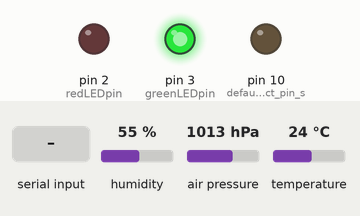
A sketch run on a simulated Arduino Uno, built with avr-gcc and run on an emulated ATmega328P. On the bench: output pins drawn as LEDs (lit = HIGH). The test bench sets the inputs (shaded band); at power-on: humidity 55 %, air pressure 1013 hPa, temperature 24 °C. The local clock reads 2024-03-15 10:24:30 at power-on unless the sketch sets it; storage starts empty; what the sketch prints to the serial monitor is not drawn.

Above: at 3.9 s.
4.0 s: "1" received over the second serial link
At 5.7 s:
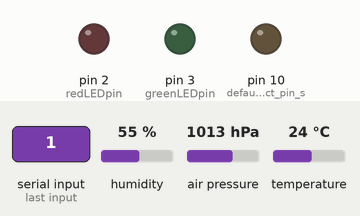
6.1 s: "0" received over the second serial link
At 8.1 s:
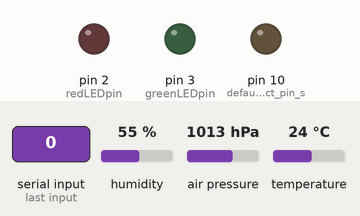
9.1 s: "2" received over the second serial link
At 12.7 s:
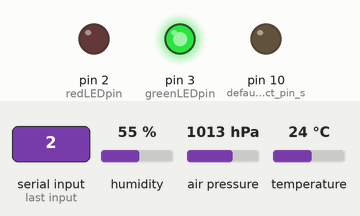
Timing chart, 0 to 14.2 s (numbered marks = the images above; inputs shaded):
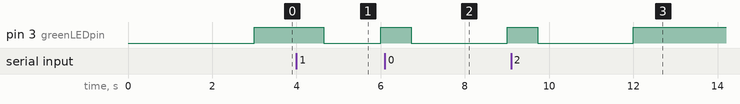

The sketch:

K30_BME280_logger_1.0.ino
```cpp
// Data logger for Arduino Uno, Adafruit data logger shield, K-30 CO2 sensor, BME2800 sensor
// Based on Adafruit data logger example file lighttemplogger.ino; K30_basic from CO2meter.com
// RToledo-Crow NGENS-ASRC-CUNY, Wiley H NIST, 7.15.18

#include <SPI.h>
#include <SD.h>
#include <Wire.h>
#include "RTClib.h"
#include "SoftwareSerial.h"
#include <Adafruit_Sensor.h>
#include <Adafruit_BME280.h>

#define LOG_INTERVAL  3000 // mills between entries (reduce to take more/faster data)
// SYNC_INTERVAL: how many milliseconds before writing the logged data permanently to disk
// SYNC_INTERVAL = LOG_INTERVAL to write each time (safest)
// SYNC_INTERVAL = 10*LOG_INTERVAL write data every 10 datareads
// ... can lose 10 reads, uses less power, is much faster
#define SYNC_INTERVAL 3000 // mills between calls to flush() - to write data to the card
#define ECHO_TO_SERIAL 1 // echo data to serial port
#define WAIT_TO_START 0 // Wait for serial input in setup()
#define redLEDpin 2    // the digital pins that connect to the LEDs
#define greenLEDpin 3
#define aref_voltage 3.3         // we tie 3.3V to ARef and measure it with a multimeter!
#define SEALEVELPRESSURE_HPA (1013.25) // for the pressure reading

RTC_PCF8523 RTC; // Real Time Clock for RevB Adafruit logger shield
SoftwareSerial K_30_Serial(8,9); // Virtual serial port for k30 on pinS 8,9 (Rx,Tx). Logger Shield uses 10,12,13
File logfile;  // the logging file
Adafruit_BME280 bme; // BME280 I2C

const int chipSelect = 10; // for the data logging shield, we use digital pin 10 for the SD cs line
uint32_t syncTime = 0; // time of last sync()
byte readCO2[] = {0xFE, 0X44, 0X00, 0X08, 0X02, 0X9F, 0X25};  //Command packet to read Co2 (see app note)
byte response[] = {0,0,0,0,0,0,0};  //create an array to store the response
int valMultiplier = 1; // multiplier, default 1, 3 for K-30 3%, 10 for K-33 ICB

void setup(void) {
  pinMode(redLEDpin, OUTPUT);   // use debugging LEDs
  pinMode(greenLEDpin, OUTPUT);

  Serial.begin(9600);

  K_30_Serial.begin(9600);    //Opens the virtual serial port with a baud of 9600
#if ECHO_TO_SERIAL
    Serial.println("Serial & K30 up");
#endif
#if WAIT_TO_START
  Serial.println("Type any character to start");
  while (!Serial.available());
#endif

  if (! bme.begin()) {
    error("Couldn't find BME280 sensor");
  }

  Serial.print("Initializing SD card...");   // initialize the SD card
  pinMode(10, OUTPUT); // default chip select pin set to output, even if you don't use it:
  if (!SD.begin(chipSelect)) {  // see if the card is present and can be initialized:
    error("Card failed, or not present");
  }
#if ECHO_TO_SERIAL
  Serial.println("card initialized.");
#endif

  char filename[] = "LOGGER00.TXT";  // create a new file
  for (uint8_t i = 0; i < 100; i++) {
    filename[6] = i/10 + '0';
    filename[7] = i%10 + '0';
    if (!SD.exists(filename)) {  // only open a new file if it doesn't exist
      logfile = SD.open(filename, FILE_WRITE);
      break;  // leave the loop
    }
  }
  if (!logfile)
    error("couldnt create file");

  Serial.print("Logging to file: ");
  Serial.println(filename);
  Wire.begin();  // connect to RTC
  if (!RTC.begin()) {
    logfile.println("RTC failed");
#if ECHO_TO_SERIAL
    Serial.println("RTC failed");
#endif  //ECHO_TO_SERIAL
  }
  analogReference(EXTERNAL); // If you want to set the aref to something other than 5v
}

void loop(void)  {
  DateTime now;
  delay((LOG_INTERVAL -1) - (millis() % LOG_INTERVAL)); // delay between readings
  digitalWrite(greenLEDpin, HIGH);

  sendRequest(readCO2); // read the K30
  unsigned long valCO2 = getValue(response); // interpret response

  now = RTC.now(); // fetch the date + time
  logfile.print(now.year(), DEC);
  logfile.print("/");
  logfile.print(now.month(), DEC);
  logfile.print("/");
  logfile.print(now.day(), DEC);
  logfile.print(" ");
  logfile.print(now.hour(), DEC);
  logfile.print(":");
  logfile.print(now.minute(), DEC);
  logfile.print(":");
  logfile.print(now.second(), DEC);
  logfile.print(" Temp = ");
  logfile.print(bme.readTemperature(), DEC);
  logfile.print(" *C, ");
  logfile.print(" Pres = ");
  logfile.print(bme.readPressure() / 100.0F, DEC);
  logfile.print(" hPa, ");
  logfile.print(" Approx. Altitude = ");
  logfile.print(bme.readAltitude(SEALEVELPRESSURE_HPA), DEC);
  logfile.print(" m, ");
  logfile.print(" RH = ");
  logfile.print(bme.readHumidity(), DEC);
  logfile.print(" %, ");
  logfile.print("  CO2 = ");
  logfile.print(valCO2, DEC);
  logfile.println(" ppm");

#if ECHO_TO_SERIAL
  Serial.print(now.year(), DEC);
  Serial.print("/");
  Serial.print(now.month(), DEC);
  Serial.print("/");
  Serial.print(now.day(), DEC);
  Serial.print(" ");
  Serial.print(now.hour(), DEC);
  Serial.print(":");
  Serial.print(now.minute(), DEC);
  Serial.print(":");
  Serial.print(now.second(), DEC);
  Serial.print(" Temp = ");
  Serial.print(bme.readTemperature(), DEC);
  Serial.print(" *C, ");
  Serial.print(" Pres = ");
  Serial.print(bme.readPressure() / 100.0F, DEC);
  Serial.print(" hPa, ");
  Serial.print(" Approx. Altitude = ");
  Serial.print(bme.readAltitude(SEALEVELPRESSURE_HPA), DEC);
  Serial.print(" m, ");
  Serial.print(" RH = ");
  Serial.print(bme.readHumidity(), DEC);
  Serial.print(" %, ");
  Serial.print("  CO2 = ");
  Serial.print(valCO2, DEC);
  Serial.println(" ppm");
#endif //ECHO_TO_SERIAL

  digitalWrite(greenLEDpin, LOW);
  // Now write to disk. Uses 2048 bytes of I/O to SD card, power and takes time
  if ((millis() - syncTime) < SYNC_INTERVAL) return;
  syncTime = millis();
  // blink LED to show we are syncing data to the card & updating FAT!
  digitalWrite(redLEDpin, HIGH);
  logfile.flush();
  digitalWrite(redLEDpin, LOW);
}
```

a_error.ino
```cpp
void error(const char * str) {
  Serial.print("error: ");
  Serial.println(str);
  digitalWrite(redLEDpin, HIGH); // red LED indicates error
  while(1);
}
```

b_sendRequest.ino
```cpp
void sendRequest(byte packet[]) {
  while(!K_30_Serial.available()) {  //keep sending request until we start to get a response
    K_30_Serial.write(readCO2,7);
    //Serial.println("request response");
    delay(50);
  }

  int timeout=0;  //set a timeoute counter
  while(K_30_Serial.available() < 7 ) { //Wait to get a 7 byte response
    timeout++;
    if(timeout > 10) {  // if it takes too long there was probably an error
      while(K_30_Serial.available())  // flush whatever we have
      K_30_Serial.read();
      break;                        //exit and try again
    }
    delay(50);
  }

  for (int i=0; i < 7; i++) {
    response[i] = K_30_Serial.read();
  }
}
```

c_getValue.ino
```cpp
unsigned long getValue(byte packet[]) {
  int high = packet[3];               //high byte for value is 4th byte in packet in the packet
  int low = packet[4];                //low byte for value is 5th byte in the packet
  unsigned long val = high*256 + low; //Combine high byte and low byte with this formula to get value
  return val* valMultiplier;
}
```

Measured:
- after the input at 4.0 s, pin 3 (greenLEDpin): HIGH → LOW after 0.64 s, → HIGH 1.4 s later
- after the input at 6.1 s, pin 3 (greenLEDpin): HIGH → LOW after 0.63 s, → HIGH 2.3 s later
- after the input at 9.1 s, pin 3 (greenLEDpin): HIGH → LOW after 0.63 s, → HIGH 2.3 s later
